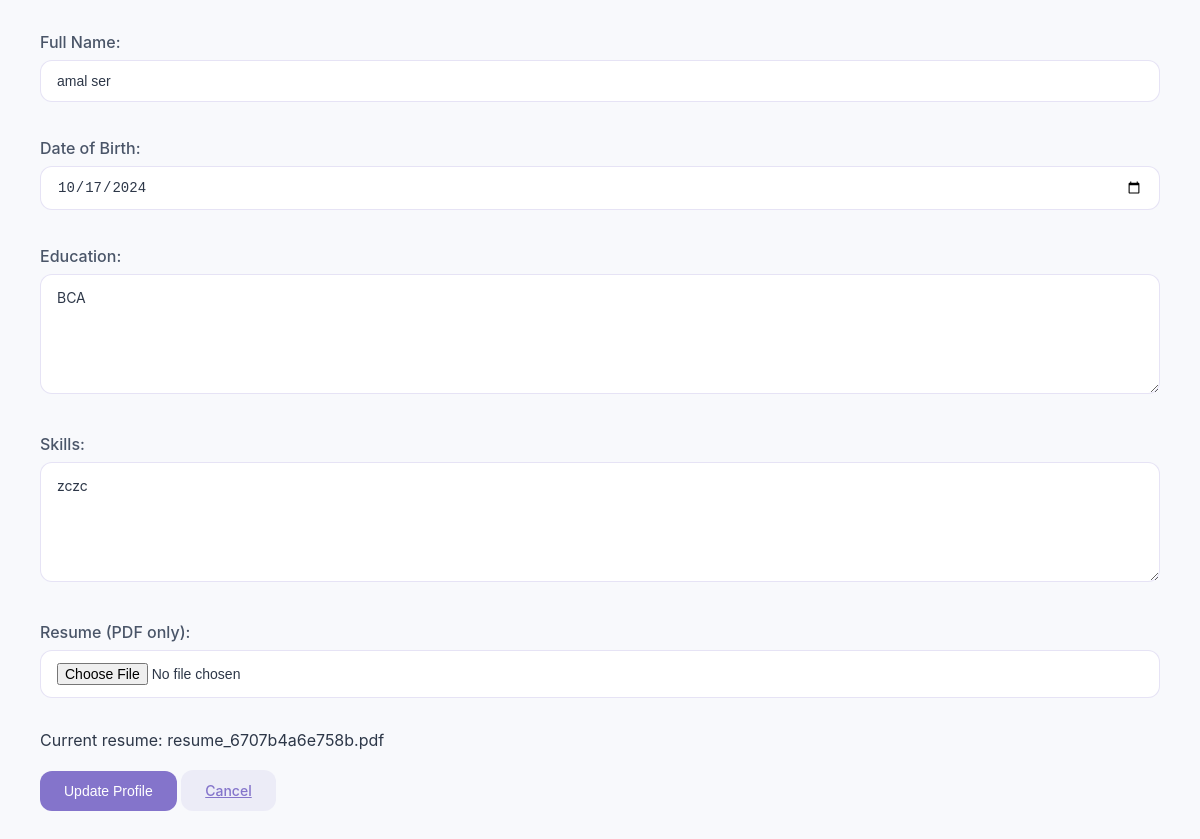
The app's page /update_profile.php (signed in) with its own data.
### tables this page shows
CREATE TABLE `student_profiles` (
  `id` int(11) NOT NULL,
  `user_id` int(11) DEFAULT NULL,
  `full_name` varchar(100) NOT NULL,
  `date_of_birth` date DEFAULT NULL,
  `education` text DEFAULT NULL,
  `skills` text DEFAULT NULL,
  `resume_path` varchar(255) DEFAULT NULL
);

### update_profile.php (the view, shortened to what this page needs)
<?php
require_once 'db_connect.php';
$user_id = (int)$_SESSION['user_id'];
$query = "SELECT * FROM student_profiles WHERE user_id = $user_id";
$result = mysqli_query($conn, $query);
$student = mysqli_fetch_assoc($result);
?>
<!DOCTYPE html>
<html lang="en">
<head>
    <link rel="stylesheet" href="shared-styles.css">
    <link rel="stylesheet" href="https://cdnjs.cloudflare.com/ajax/libs/font-awesome/6.1.1/css/all.min.css">
</head>
<body>
    <div class="container">
        <main class="main-content">
            <form action="update_profile.php" method="POST" enctype="multipart/form-data" class="update-profile-form">
                <div class="form-group">
                    <label for="full_name">Full Name:</label>
                    <input type="text" id="full_name" name="full_name"
                        value="<?php echo htmlspecialchars($student['full_name']); ?>"
                        required maxlength="100">
                </div>
                <div class="form-group">
                    <label for="date_of_birth">Date of Birth:</label>
                    <input type="date" id="date_of_birth" name="date_of_birth"
                        value="<?php echo htmlspecialchars($student['date_of_birth']); ?>"
                        required>
                </div>
                <div class="form-group">
                    <label for="education">Education:</label>
                    <textarea id="education" name="education"
                        required maxlength="500"><?php echo htmlspecialchars($student['education']); ?></textarea>
                </div>
                <div class="form-group">
                    <label for="skills">Skills:</label>
                    <textarea id="skills" name="skills"
                        required maxlength="500"><?php echo htmlspecialchars($student['skills']); ?></textarea>
                </div>
                <div class="form-group">
                    <label for="resume">Resume (PDF only):</label>
                    <input type="file" id="resume" name="resume" accept=".pdf">
                    <?php if ($student['resume_path']): ?>
                        <p class="small-text">Current resume: <?php echo basename(htmlspecialchars($student['resume_path'])); ?></p>
                    <?php endif; ?>
                </div>
                <button type="submit" class="btn btn-primary btn-full">Update Profile</button>
                <a href="student_dashboard.php?page=profile" class="btn btn-secondary btn-full mt-2">Cancel</a>
            </form>
        </main>
    </div>
</body>
</html>

### shared-styles.css (style rules this page uses)
:root { --primary-color: #8474cb; --primary-hover: #7264bb; --secondary-color: #4a5568; --background-light: #f8f9fc; --background-dark: #1a1c25; --text-light: #2d3748; --text-dark: #e2e8f0; --card-light: #ffffff; --card-dark: #242631; --accent-color: #ed64a6; --success-color: #48bb78; --warning-color: #ecc94b; --danger-color: #f56565; }
body { font-family: 'Inter', 'Segoe UI', sans-serif; margin: 0; padding: 0; transition: background-color 0.3s, color 0.3s; background-color: var(--background-light); color: var(--text-light); }
.container { display: flex; min-height: 100vh; }
.main-content { flex-grow: 1; padding: 2rem 2.5rem; overflow-y: auto; }
.btn { display: inline-flex; align-items: center; justify-content: center; padding: 0.75rem 1.5rem; font-size: 0.875rem; font-weight: 500; border-radius: 12px; transition: all 0.3s ease; border: none; cursor: pointer; gap: 0.5rem; }
.btn-primary { background-color: var(--primary-color); color: white; }
.btn-secondary { background-color: rgba(132, 116, 203, 0.1); color: var(--primary-color); }
input, select, textarea { width: 100%; padding: 0.75rem 1rem; border: 1px solid rgba(132, 116, 203, 0.2); border-radius: 12px; font-size: 0.875rem; transition: all 0.3s ease; background-color: var(--card-light); color: var(--text-light); margin-bottom: 1rem; box-sizing: border-box; }
textarea { min-height: 120px; max-height: 300px; resize: vertical; line-height: 1.5; font-family: inherit; }
.form-group { margin-bottom: 1.25rem; }
.form-group label { display: block; margin-bottom: 0.5rem; font-weight: 500; color: var(--secondary-color); }

### records on screen
student_profiles: full_name "amal ser", date_of_birth "10/17/2024", education "BCA", skills "zczc", resume_path "resume_6707b4a6e758b.pdf"
